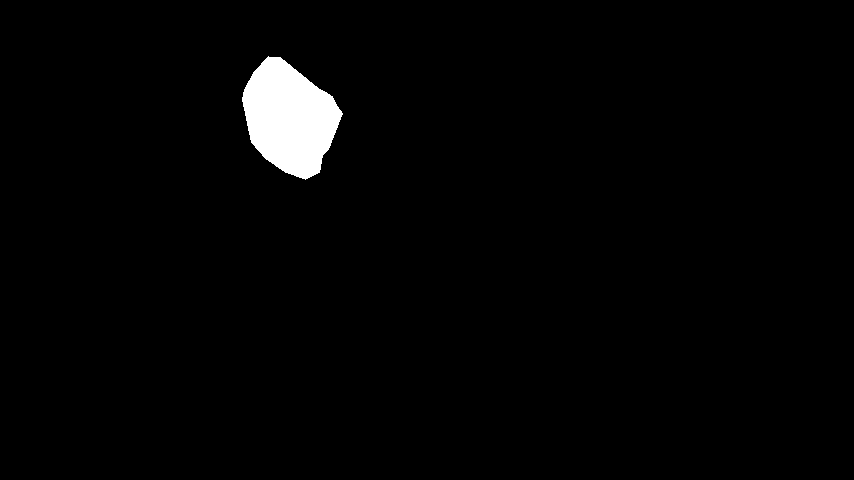
#> input picture GROUND_TH/100_30925.png, 854 x 480 px; its folder holds only this picture in this run
$ python mod_gt.py
#> lines starting #> are read from the running program, lines starting #| are printed output that depends on the picture; after the words box and inside, x2 and y2 are one past the last pixel; in counts of white or black regions, pixels touching at a corner belong together
import os
import cv2
import numpy as np
import matplotlib.pyplot as plt

def process_images_in_folder_incremental(folder_path, batch_size=50):
    # Verifica si la carpeta existe
#> called with folder_path = 'GROUND_TH', batch_size = 50
    if not os.path.exists(folder_path):
        print(f"La carpeta {folder_path} no existe.")
        return

    # Histograma acumulado de intensidades de grises
    cumulative_histogram = np.zeros(256)

    # Lista para almacenar los nombres de las imágenes
    image_files = [f for f in os.listdir(folder_path) if f.endswith(".png")]

    # Procesar imágenes en lotes
    for i in range(0, len(image_files), batch_size):
        batch_files = image_files[i:i + batch_size]

        for filename in batch_files:
            # Ruta completa de la imagen
            img_path = os.path.join(folder_path, filename)

            # Cargar la imagen en escala de grises directamente
            gray_img = cv2.imread(img_path, cv2.IMREAD_GRAYSCALE)
#> gray_img: shape (480, 854); 2% white; 1 white region, box (x1, y1, x2, y2) and area: (242, 56, 343, 180) 8160

            # Verificar si la imagen fue cargada correctamente
            if gray_img is None:
                print(f"No se pudo cargar la imagen {filename}.")
                continue

            # Calcular el histograma de la imagen (256 niveles de gris)
            hist, _ = np.histogram(gray_img.flatten(), bins=256, range=(0, 255))
#> hist = 256 values, max 401760 at index 0, min 0 at index 1, mean 1601.2

            # Sumar el histograma al acumulado
            cumulative_histogram += hist
#> cumulative_histogram has the same summary as hist

        print(f"Procesadas {i + len(batch_files)} imágenes de {len(image_files)}")

    # Normalizar el histograma acumulado (si es necesario)
    cumulative_histogram = cumulative_histogram / cumulative_histogram.sum()
#> cumulative_histogram = 256 values, max 0.98 at index 0, min 0 at index 1, mean 0.00391

    # Mostrar el histograma acumulado
    plt.figure(figsize=(10, 6))
    plt.bar(range(256), cumulative_histogram, color='red', alpha=0.7)
    plt.title('Histograma Acumulado de Intensidades de Grises')
    plt.xlabel('Intensidad de Gris')
    plt.ylabel('Frecuencia (Normalizada)')
    plt.show()
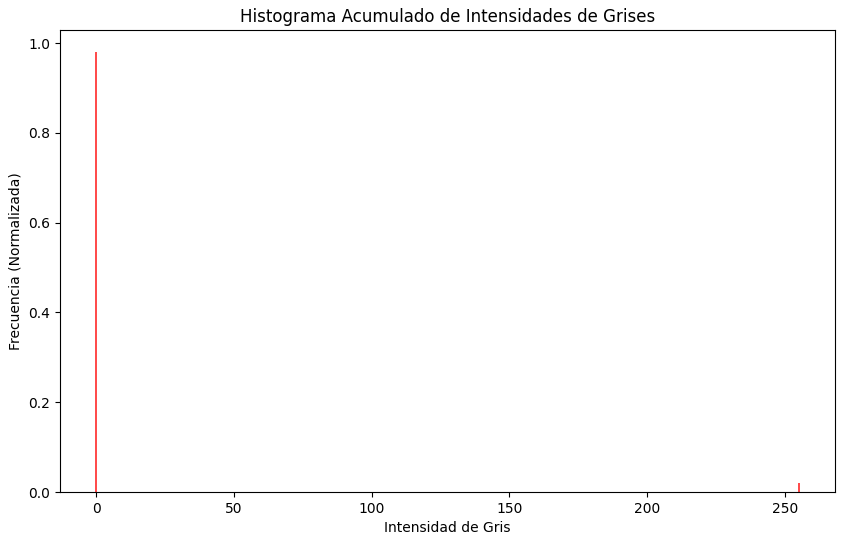
#> figure drawn by matplotlib, 1 panel; tallest bar 0.98 high, from x = -0.4 to 0.4
    return cumulative_histogram

# Define la ruta de la carpeta
folder_path = "GROUND_TH"

# Llama a la función
x = process_images_in_folder_incremental(folder_path)
#> x has the same summary as cumulative_histogram in process_images_in_folder_incremental

$ run again, on GROUND_TH/110_30550.png
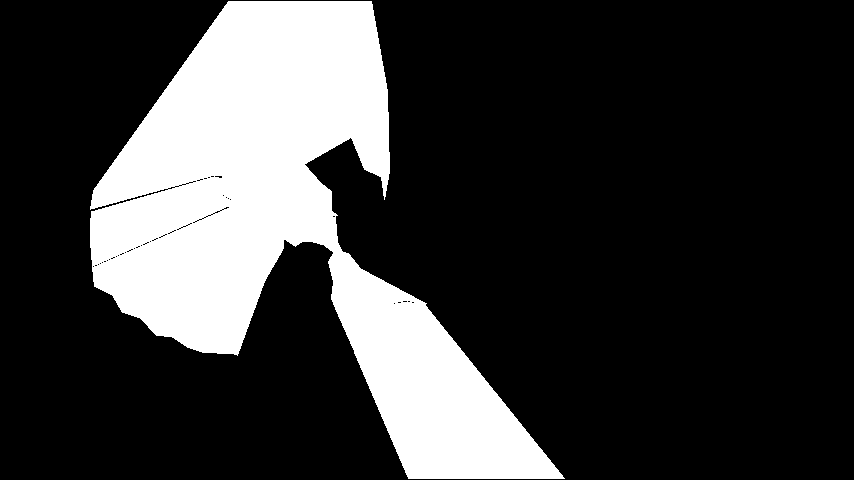
#> input picture GROUND_TH/110_30550.png, 854 x 480 px
#> gray_img: shape (480, 854); 22.6% white; 1 white region, box (x1, y1, x2, y2) and area: (90, 1, 565, 479) 92460
#> hist = 256 values, max 317460 at index 0, min 0 at index 1, mean 1601.2
#> in process_images_in_folder_incremental, `cumulative_histogram += hist`: cumulative_histogram has the same summary as hist
#> in process_images_in_folder_incremental, `cumulative_histogram = cumulative_histogram / cumulative_histogram.sum()`: cumulative_histogram = 256 values, max 0.774 at index 0, min 0 at index 1, mean 0.00391
#> in process_images_in_folder_incremental, `plt.show()`:
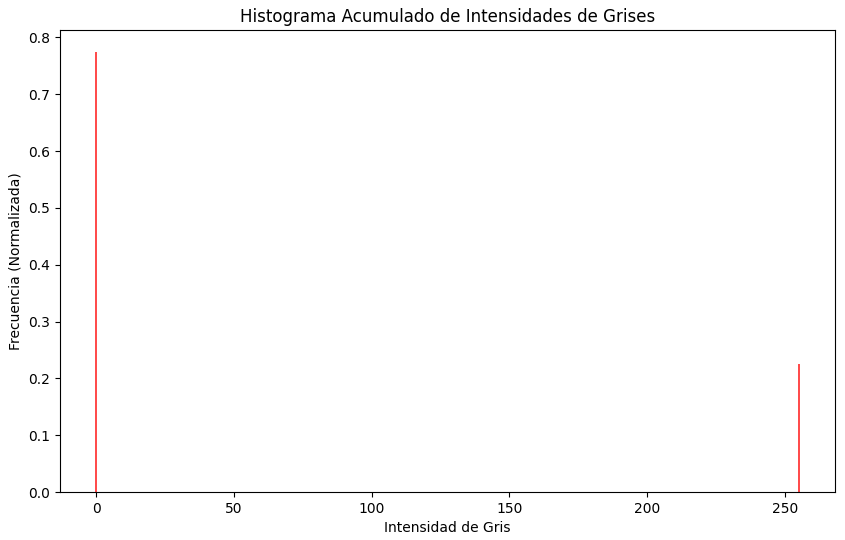
#> figure drawn by matplotlib, 1 panel; tallest bar 0.774 high, from x = -0.4 to 0.4
#> x has the same summary as cumulative_histogram in process_images_in_folder_incremental

$ run again, on GROUND_TH/110_33550.png
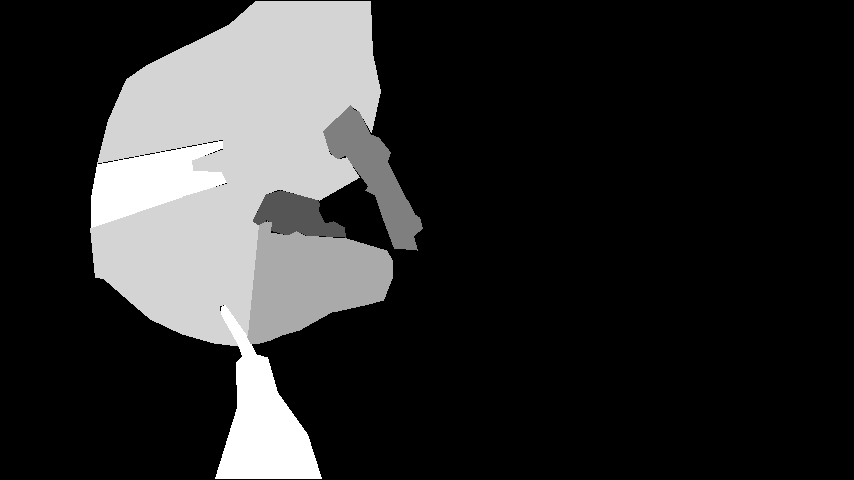
#> input picture GROUND_TH/110_33550.png, 854 x 480 px
#> in process_images_in_folder_incremental, gray_img is the input picture: shape (480, 854); min 0, max 6, mean 1.07
#> hist = 256 values, max 319649 at index 0, min 0 at index 1, mean 1601.2
#> in process_images_in_folder_incremental, `cumulative_histogram += hist`: cumulative_histogram has the same summary as hist
#> in process_images_in_folder_incremental, `cumulative_histogram = cumulative_histogram / cumulative_histogram.sum()`: cumulative_histogram = 256 values, max 0.78 at index 0, min 0 at index 1, mean 0.00391
#> in process_images_in_folder_incremental, `plt.show()`:
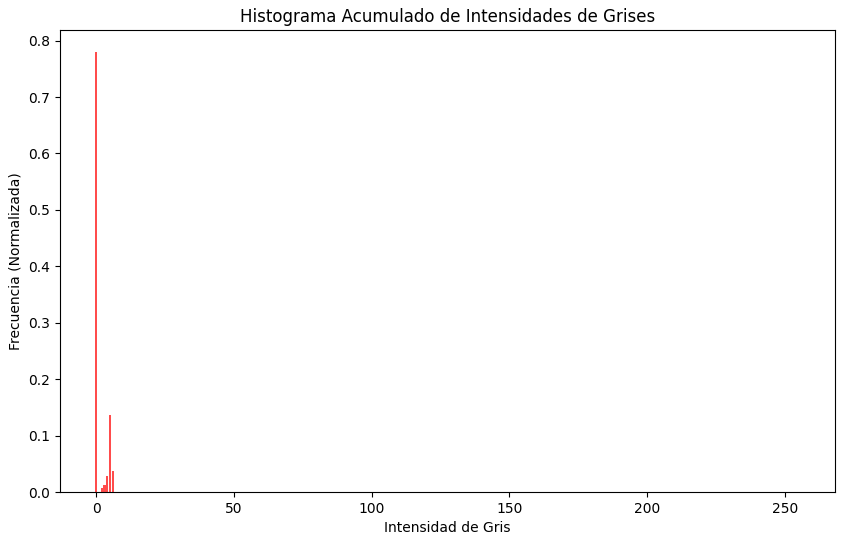
#> figure drawn by matplotlib, 1 panel; tallest bar 0.78 high, from x = -0.4 to 0.4
#> x has the same summary as cumulative_histogram in process_images_in_folder_incremental

$ run again, on GROUND_TH/102_32750.png
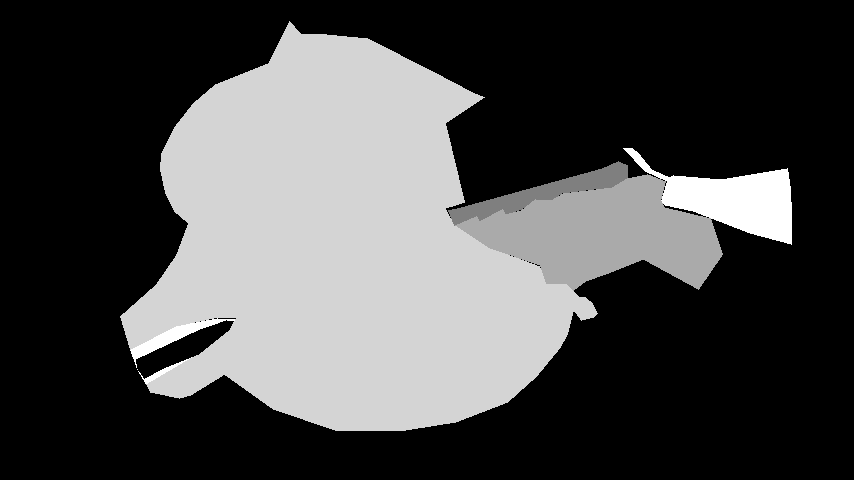
#> input picture GROUND_TH/102_32750.png, 854 x 480 px
#> in process_images_in_folder_incremental, gray_img is the input picture: shape (480, 854); min 0, max 6, mean 1.73
#> hist = 256 values, max 264603 at index 0, min 0 at index 1, mean 1601.2
#> in process_images_in_folder_incremental, `cumulative_histogram += hist`: cumulative_histogram has the same summary as hist
#> in process_images_in_folder_incremental, `cumulative_histogram = cumulative_histogram / cumulative_histogram.sum()`: cumulative_histogram = 256 values, max 0.645 at index 0, min 0 at index 1, mean 0.00391
#> in process_images_in_folder_incremental, `plt.show()`:
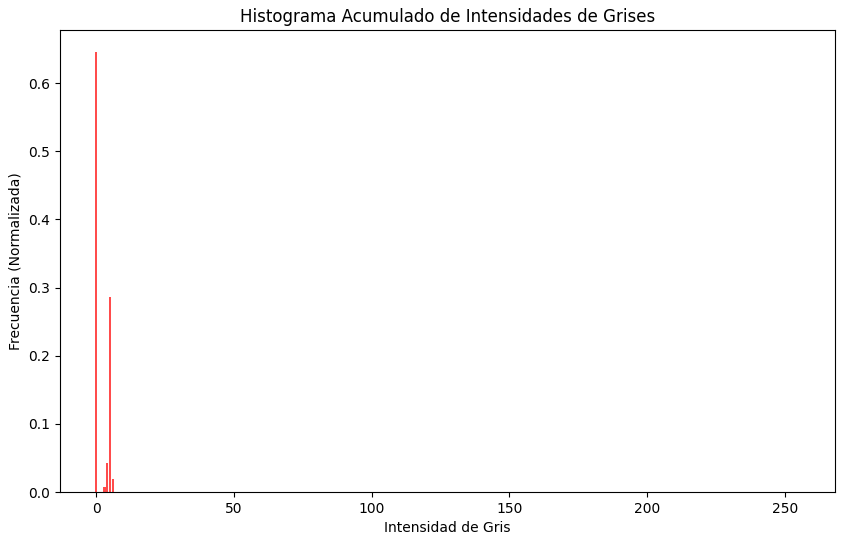
#> figure drawn by matplotlib, 1 panel; tallest bar 0.645 high, from x = -0.4 to 0.4
#> x has the same summary as cumulative_histogram in process_images_in_folder_incremental
